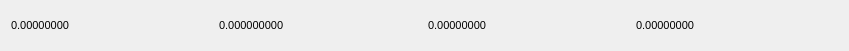
  <widget class="QFrame" name="tradingHeaderContainer">
   <property name="geometry">
    <rect>
     <x>0</x>
     <y>0</y>
     <width>849</width>
     <height>51</height>
    </rect>
   </property>
   <property name="sizePolicy">
    <sizepolicy hsizetype="Preferred" vsizetype="Maximum">
     <horstretch>0</horstretch>
     <verstretch>0</verstretch>
    </sizepolicy>
   </property>
   <property name="minimumSize">
    <size>
     <width>849</width>
     <height>30</height>
    </size>
   </property>
   <property name="maximumSize">
    <size>
     <width>16777215</width>
     <height>220</height>
    </size>
   </property>
   <property name="frameShape">
    <enum>QFrame::NoFrame</enum>
   </property>
   <property name="frameShadow">
    <enum>QFrame::Raised</enum>
   </property>
   <property name="lineWidth">
    <number>0</number>
   </property>
   <layout class="QVBoxLayout" name="verticalLayout_trade">
    <item>
     <layout class="QHBoxLayout" name="wallettradeHeader">
      <item>
       <widget class="QLabel" name="Bid">
        <property name="minimumSize">
         <size>
          <width>151</width>
          <height>0</height>
         </size>
        </property>
        <property name="font">
         <font>
          <pointsize>8</pointsize>
          <weight>50</weight>
          <bold>false</bold>
         </font>
        </property>
        <property name="text">
         <string>0.00000000</string>
        </property>
        <property name="textInteractionFlags">
         <set>Qt::LinksAccessibleByMouse|Qt::TextSelectableByMouse</set>
        </property>
       </widget>
      </item>
      <item>
       <widget class="QLabel" name="volumet">
        <property name="minimumSize">
         <size>
          <width>201</width>
          <height>0</height>
         </size>
        </property>
        <property name="font">
         <font>
          <pointsize>8</pointsize>
          <weight>50</weight>
          <bold>false</bold>
         </font>
        </property>
        <property name="text">
         <string>0.000000000</string>
        </property>
        <property name="textInteractionFlags">
         <set>Qt::LinksAccessibleByMouse|Qt::TextSelectableByMouse</set>
        </property>
       </widget>
      </item>
      <item>
       <widget class="QLabel" name="Ask">
        <property name="minimumSize">
         <size>
          <width>181</width>
          <height>0</height>
         </size>
        </property>
        <property name="font">
         <font>
          <pointsize>8</pointsize>
          <weight>50</weight>
          <bold>false</bold>
         </font>
        </property>
        <property name="text">
         <string>0.00000000</string>
        </property>
        <property name="textInteractionFlags">
         <set>Qt::LinksAccessibleByMouse|Qt::TextSelectableByMouse</set>
        </property>
       </widget>
      </item>
      <item>
       <widget class="QLabel" name="volumebtc">
        <property name="minimumSize">
         <size>
          <width>171</width>
          <height>0</height>
         </size>
        </property>
        <property name="font">
         <font>
          <pointsize>8</pointsize>
          <weight>50</weight>
          <bold>false</bold>
         </font>
        </property>
        <property name="text">
         <string>0.00000000</string>
        </property>
        <property name="textInteractionFlags">
         <set>Qt::LinksAccessibleByMouse|Qt::TextSelectableByMouse</set>
        </property>
       </widget>
      </item>
     </layout>
    </item>
   </layout>
  </widget>
